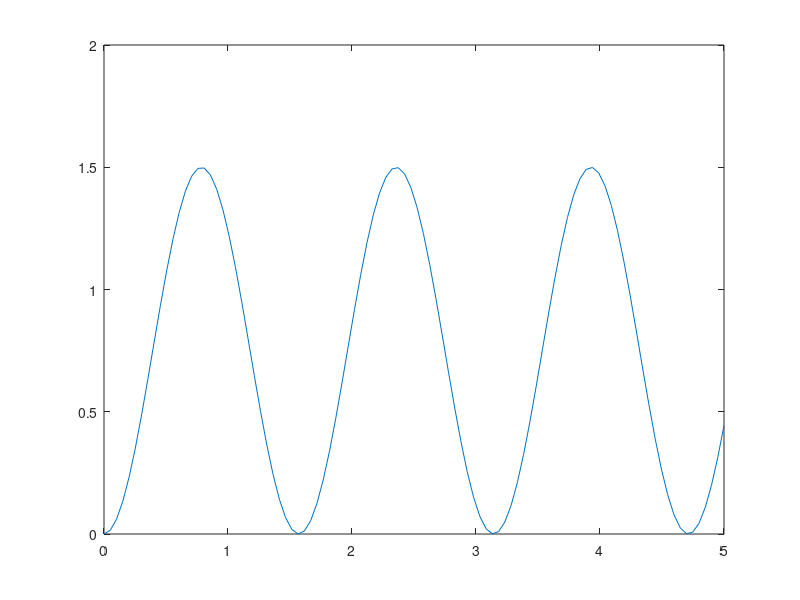

Recreate this plot in MATLAB. (Note: this script raises an error after producing the figure.)
k = 0; %k is zero
A = [0, 1; -16, -k]; %matrix 
        x_o = [0; 0]; %intial condition
        [V, D] = eig(A); %matrix of e-vectors and diagonalization
        b = [0; -12]; %forcing function
        z = (A)^(- 1) * b; %calc z
        c = V^(-1) * (x_o -z); %calc c
        t = linspace(0, 5); %initialize time
        x = z * ones(size(t)); %intial solution
        for j = 1:2
            x = x + V(:, j) * exp(t * D(j, j)) * c(j); % the money
        end
    
p = plot(t, x(1, :)) %plot
yline(3/4, '--')
legend('k = 0')
xlabel('time')
ylabel('distance')
